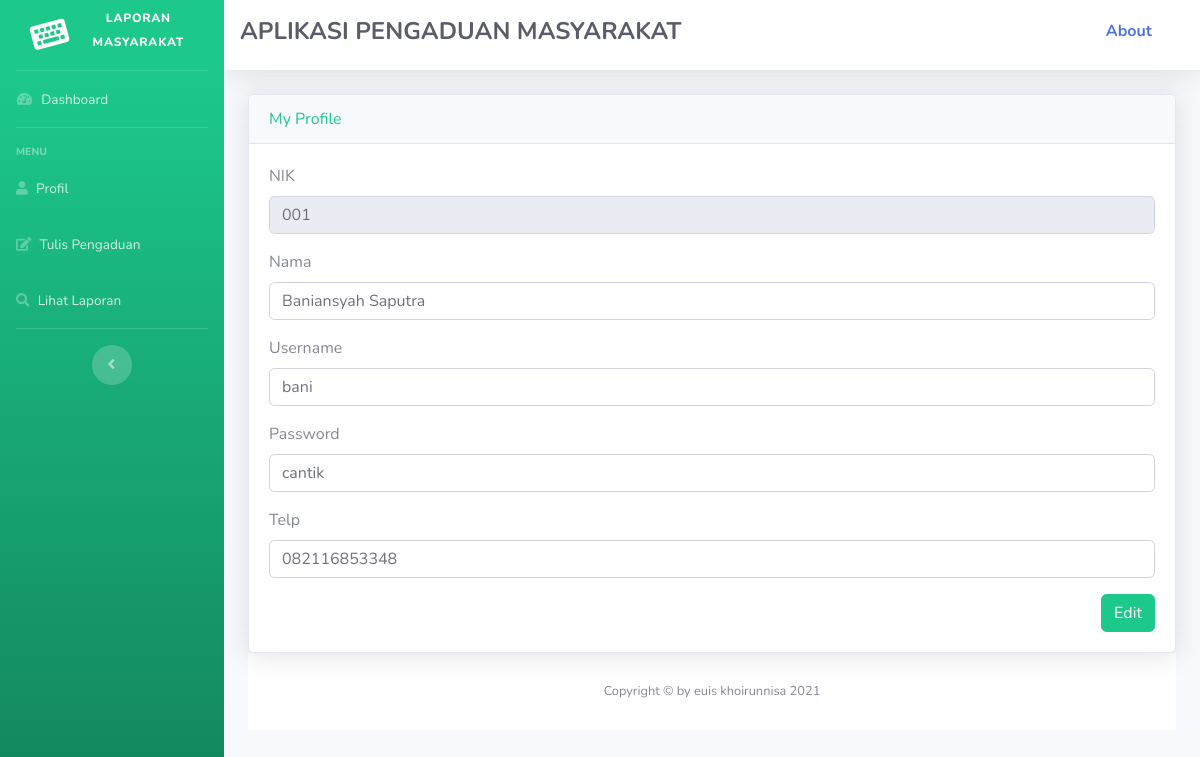
Screenshot of /masyarakat.php?url=profil (signed in) with the database file from the repository.
### tables this page shows
CREATE TABLE `masyarakat` (
  `nik` varchar(16) NOT NULL,
  `nama` varchar(35) NOT NULL,
  `username` varchar(25) NOT NULL,
  `password` varchar(32) NOT NULL,
  `telp` varchar(12) NOT NULL
);

### profil.php (the view)
<div class="card shadow">
    <div class="card-header text-success">
        My Profile
    </div>
    <div class="card-body">
    <?php
    require './koneksi.php';
    $sqli=mysqli_query($konek, "select * from masyarakat where nik='$_SESSION[nik]' ");
    if($data=mysqli_fetch_array($sqli))
    {
        ?>
        <form action="update_masyarakat.php" method="post" class="form-horizontal" enctype="multipart/form-data">
            <div class="form-group cols-sm-6">
                <label>NIK</label>
                <input type="text" name="nik" value="<?php echo $data['nik']; ?> " class="form-control" readonly>
            </div>
            <div class="form-group cols-sm-6">
                <label>Nama</label>
                <input type="text" name="nama" value="<?php echo $data['nama']; ?>" class="form-control">
            </div>
            <div class="form-group cols-sm-6">
                <label>Username</label>
                <input type="text" name="username" value="<?php echo $data['username']; ?>" class="form-control">
            </div>
            <div class="form-group cols-sm-6">
                <label>Password</label>
                <input type="text" name="password" value="<?php echo $data['password']; ?>" class="form-control">
            </div>
            <div class="form-group cols-sm-6">
                <label>Telp</label>
                <input type="text" name="telp" value="<?php echo $data['telp']; ?>" class="form-control">
            </div>
                <input type="submit" value="Edit" class="btn btn-success float-right">
        </form>
    <?php } ?>

### rows the page displays
masyarakat: nik "001", nama "Baniansyah Saputra", username "bani", password "cantik", telp "082116853348"
